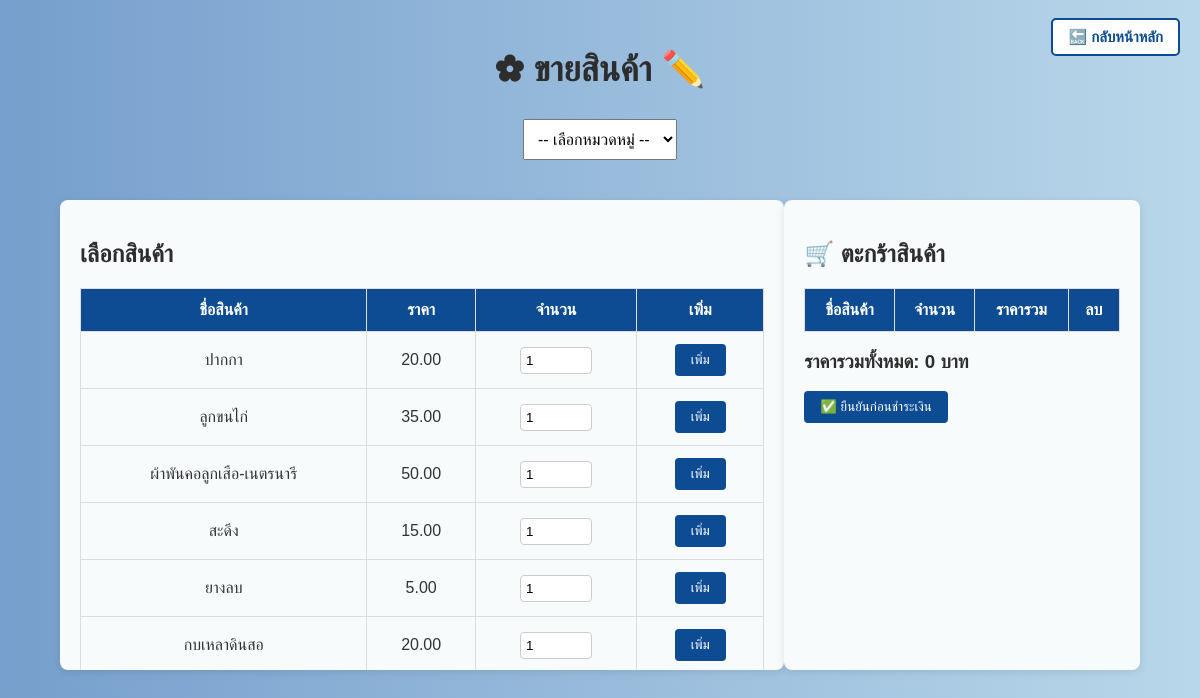
The app's page /sell.php (signed in) with its own data.
### tables this page shows
CREATE TABLE `product` (
  `p_ID` int(11) NOT NULL,
  `p_name` varchar(255) NOT NULL,
  `p_detail` text DEFAULT NULL,
  `p_price` decimal(10,2) NOT NULL,
  `p_total` int(11) NOT NULL,
  `c_ID` int(11) DEFAULT NULL
);

### sell.php (the view, shortened to what this page needs)
<?php
include 'db.php';
$sql = "SELECT * FROM Product WHERE p_total > 0";
$products = $conn->query($sql);
?>
<!DOCTYPE html>
<html lang="th">
<head>
</head>
<body>
<h2 style="text-align: center; padding-top: 20px; font-size: 35px; font-weight: bold;">✿ ขายสินค้า ✏️</h2>
    <div style="text-align: center;">
    <a href="index.php" class="back-home">🔙 กลับหน้าหลัก</a>
    </div>
    <form method="GET" style="text-align: center; margin-bottom: 20px;">
        <select name="c_ID" onchange="this.form.submit()" style="padding: 10px; font-size: 16px;">
            <option value="">-- เลือกหมวดหมู่ --</option>
        </select>
    </form>
    <div class="container">
        <div class="product-list">
            <h2>เลือกสินค้า</h2>
            <div class="product-table-container">
                <table>
                    <thead>
                        <tr>
                            <th>ชื่อสินค้า</th>
                            <th>ราคา</th>
                            <th>จำนวน</th>
                            <th>เพิ่ม</th>
                        </tr>
                    </thead>
                    <tbody>
                        <?php while ($row = $products->fetch_assoc()) { ?>
                            <tr>
                                <td><?= $row['p_name'] ?></td>
                                <td><?= number_format($row['p_price'], 2) ?></td>
                                <td><input type="number" id="qty_<?= $row['p_ID'] ?>" value="1" min="1" max="<?= $row['p_total'] ?>"></td>
                                <td><button onclick="addToCart(<?= $row['p_ID'] ?>, '<?= $row['p_name'] ?>', <?= $row['p_price'] ?>, <?= $row['p_total'] ?>)">เพิ่ม</button></td>
                            </tr>
                        <?php } ?>
                    </tbody>
                </table>
            </div>
        </div>
        <div class="cart-container">
            <h2>🛒 ตะกร้าสินค้า</h2>
            <div class="cart-table-container">
                <table id="cart">
                    <thead>
                        <tr>
                            <th>ชื่อสินค้า</th>
                            <th>จำนวน</th>
                            <th>ราคารวม</th>
                            <th>ลบ</th>
                        </tr>
                    </thead>
                </table>
            </div>
            <h3>ราคารวมทั้งหมด: <span id="total_price">0</span> บาท</h3>
            <button onclick="confirmCheckout()">✅ ยืนยันก่อนชำระเงิน</button>
        </div>
    </div>
</body>
</html>

### sell.php (style rules this page uses)
body { font-family: 'Arial', sans-serif; background: linear-gradient(to right, #769FCD, #B9D7EA); color: #333; margin: 0; padding: 0; }
h2, h3 { color: #2d2d2d; }
a { text-decoration: none; color: #2d2d2d; }
.container { display: flex; justify-content: space-between; padding: 20px; width: 90%; margin: auto; }
.product-list { width: 65%; background-color: #F7FBFC; padding: 20px; border-radius: 8px; box-shadow: 0 2px 8px rgba(0, 0, 0, 0.1); height: 430px; overflow-y: auto; }
.product-table-container { margin-top: 20px; }
table { width: 100%; border-collapse: collapse; }
thead { background-color: #0D4C92; }
th, td { padding: 12px; text-align: center; border: 1px solid #ddd; }
th { background-color: #0D4C92 !important; color: white !important; font-weight: bold; }
input[type="number"] { width: 60px; padding: 5px; border-radius: 4px; border: 1px solid #ccc; }
button { background-color: #0D4C92; color: white; padding: 8px 16px; border: none; border-radius: 4px; cursor: pointer; transition: background-color 0.3s ease; }
.cart-container { width: 30%; background-color: #F7FBFC; padding: 20px; border-radius: 8px; box-shadow: 0 2px 8px rgba(0, 0, 0, 0.1); height: 430px; overflow-y: auto; }
.cart-table-container { margin-top: 20px; }
.cart-container table { margin-top: 20px; }
.cart-container th, .cart-container td { padding: 12px; }
.back-home { position: absolute; top: 18px; right: 20px; font-size: 15px; padding: 8px 15px; border: 2px solid #0D4C92; border-radius: 5px; background-color: white; color: #0D4C92; font-weight: bold; transition: all 0.3s ease; }

### records on screen
product: p_name "ปากกา", p_price "20.00", p_ID "1"
product: p_name "ลูกขนไก่", p_price "35.00"
product: p_name "ผ้าพันคอลูกเสือ-เนตรนารี", p_price "50.00"
product: p_name "สะดึง", p_price "15.00"
product: p_name "ยางลบ", p_price "5.00"
product: p_name "กบเหลาดินสอ", p_price "20.00"
